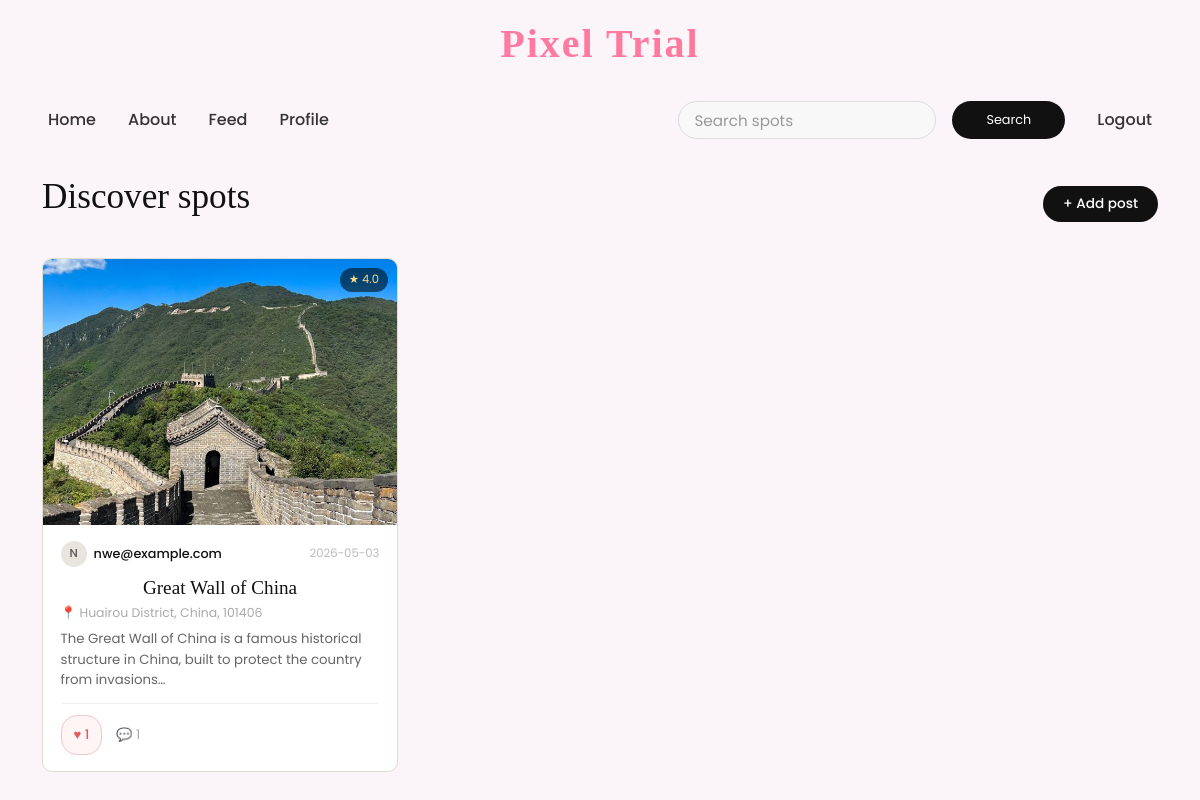
The app's page /spots (signed in) with its own data.
### tables this page shows
CREATE TABLE spots (
    id          INTEGER PRIMARY KEY AUTOINCREMENT,
    user_id     INTEGER NOT NULL,
    name        TEXT NOT NULL,
    location    TEXT,
    description TEXT,
    cover_image TEXT,                          -- first/hero image filename
    created_at  TEXT DEFAULT CURRENT_TIMESTAMP,
    FOREIGN KEY(user_id) REFERENCES users(id)
);

CREATE TABLE users (
    id          INTEGER PRIMARY KEY AUTOINCREMENT,
    username    TEXT UNIQUE NOT NULL,
    email       TEXT UNIQUE,
    password    TEXT NOT NULL,
    role        TEXT DEFAULT 'user'
);

### app.py (the view)
@app.route("/feed")
@app.route("/spots")
def feed():
    if "user_id" not in session:
        return redirect("/login")
    db = get_db()
    posts = db.execute("""
        SELECT
            spots.id,
            spots.name,
            spots.location,
            spots.description,
            spots.cover_image,
            spots.created_at,
            users.id AS user_id,
            users.username,
            profiles.profile_photo,
            COALESCE(l.like_count, 0) AS like_count,
            COALESCE(c.comment_count, 0) AS comment_count,
            COALESCE(r.avg_rating, 0) AS avg_rating
        FROM spots
        JOIN users ON users.id = spots.user_id
        LEFT JOIN profiles ON profiles.user_id = spots.user_id
        LEFT JOIN (
            SELECT spot_id, COUNT(*) AS like_count
            FROM likes
            GROUP BY spot_id
        ) l ON l.spot_id = spots.id
        LEFT JOIN (
            SELECT spot_id, COUNT(*) AS comment_count
            FROM comments
            GROUP BY spot_id
        ) c ON c.spot_id = spots.id
        LEFT JOIN (
            SELECT spot_id, ROUND(AVG(rating), 1) AS avg_rating
            FROM ratings
            GROUP BY spot_id
        ) r ON r.spot_id = spots.id
        ORDER BY spots.created_at DESC
    """).fetchall()
    liked_rows = db.execute(
        "SELECT spot_id FROM likes WHERE user_id = ?",
        (session["user_id"],)
    ).fetchall()
    liked_ids = {row["spot_id"] for row in liked_rows}
    db.close()
    return render_template("feed.html", posts=posts, liked_ids=liked_ids)

### app.py (called while the page is built)
@app.context_processor
def inject_site_name():
    return {"siteName": "Pixel Trial"}

def get_db():
    conn = sqlite3.connect(DB_PATH)
    conn.row_factory = sqlite3.Row
    return conn

### templates/feed.html (shortened to what this page needs)
{% extends "base.html" %}
{% block content %}
<div class="feed-wrap">
  <header class="feed-hdr">
    <h1 class="feed-title">Discover spots</h1>
    {% if session.get('user_id') %}
      <a href="{{ url_for('add_post') }}" class="btn-pill">+ Add post</a>
    {% endif %}
  </header>
  {% if posts %}
    <div class="feed-grid">
      {% for post in posts %}
        <article class="fcard">
          <a href="{{ url_for('spot_detail', spot_id=post.id) }}" class="fcard-img-wrap">
            {% if post.cover_image %}
              <img src="{{ url_for('static', filename='images/spots/' ~ post.cover_image) }}"
                   alt="{{ post.name }}" class="fcard-img">
            {% else %}
              <div class="fcard-no-img">No photo</div>
            {% endif %}
            {% if post.avg_rating %}
              <span class="fcard-badge">★ {{ post.avg_rating }}</span>
            {% endif %}
          </a>
          <div class="fcard-body">
            <div class="fcard-meta">
              <a href="{{ url_for('profile', user_id=post.user_id) }}" class="fcard-author">
                {% if post.profile_photo and post.profile_photo != 'default.jpg' %}
                  <img src="{{ url_for('static', filename='images/profiles/' ~ post.profile_photo) }}"
                       class="fcard-av" alt="">
                {% else %}
                  <div class="fcard-av fcard-av-i">{{ post.username[0].upper() }}</div>
                {% endif %}
                <span class="fcard-uname">{{ post.username }}</span>
              </a>
              <span class="fcard-date">{{ post.created_at[:10] }}</span>
            </div>
            <a href="{{ url_for('spot_detail', spot_id=post.id) }}" class="fcard-title-link">
              <h2 class="fcard-title">{{ post.name }}</h2>
            </a>
            {% if post.location %}
              <p class="fcard-loc">📍 {{ post.location }}</p>
            {% endif %}
            {% if post.description %}
              <p class="fcard-desc">
                {{ post.description[:110] }}{% if post.description|length > 110 %}…{% endif %}
              </p>
            {% endif %}
            <div class="fcard-footer">
              <form action="{{ url_for('like', spot_id=post.id) }}" method="POST">
                <button type="submit" class="like-btn {% if post.id in liked_ids %}liked{% endif %}">
                  {% if post.id in liked_ids %}♥{% else %}♡{% endif %}
                  {{ post.like_count }}
                </button>
              </form>
              <span class="fcard-comments">
                💬 {{ post.comment_count }}
              </span>
            </div>
          </div>
        </article>
      {% endfor %}
    </div>
  {% endif %}
</div>
{% endblock %}

### static/styles.css (style rules this page uses)
* { margin: 0; padding: 0; box-sizing: border-box; font-family: 'Poppins', sans-serif; }
body { background: #fbf4f8; margin: 0; padding: 0; }
h2 { font-size: 2em; color: #000; text-align: center; }
button { width: 100%; height: 40px; background: #fff; border: none; outline: none; border-radius: 40px; cursor: pointer; font-size: 1em; color: #000; font-weight: 500; }
.feed-hdr { display: flex; align-items: baseline; justify-content: space-between; margin-bottom: 2rem; }
.feed-title { font-family: 'Cormorant Garamond', Georgia, serif; font-size: 2.2rem; font-weight: 400; color: #111; }
.btn-pill { background: #111; color: #fff; padding: 8px 20px; border-radius: 20px; font-size: .85rem; font-weight: 500; text-decoration: none; }
.feed-grid { display: grid; grid-template-columns: repeat(auto-fill, minmax(290px, 1fr)); gap: 1.5rem; }
.fcard { background: #fff; border: 1px solid #e0ddd5; border-radius: 10px; overflow: hidden; }
.fcard-img-wrap { display: block; position: relative; aspect-ratio: 4/3; overflow: hidden; background: #f2f0eb; text-decoration: none; }
.fcard-img { width: 100%; height: 100%; object-fit: cover; }
.fcard-badge { position: absolute; top: 9px; right: 9px; background: rgba(0,0,0,.55); color: #ffd88a; font-size: .72rem; padding: 3px 9px; border-radius: 12px; }
.fcard-body { padding: 1rem 1.1rem; }
.fcard-meta { display: flex; align-items: center; justify-content: space-between; margin-bottom: .6rem; }
.fcard-author { display: flex; align-items: center; gap: 7px; text-decoration: none; }
.fcard-av { width: 26px; height: 26px; border-radius: 50%; object-fit: cover; }
.fcard-av-i { background: #e8e5de; display: flex; align-items: center; justify-content: center; font-size: .72rem; font-weight: 500; color: #555; }
.fcard-uname { font-size: .8rem; font-weight: 500; color: #111; }
.fcard-date { font-size: .73rem; color: #bbb; }
.fcard-title-link { text-decoration: none; }
.fcard-title { font-family: 'Cormorant Garamond', Georgia, serif; font-size: 1.2rem; font-weight: 400; color: #111; margin-bottom: .3rem; }
.fcard-loc { font-size: .78rem; color: #aaa; margin-bottom: .4rem; }
.fcard-desc { font-size: .83rem; color: #666; line-height: 1.55; margin-bottom: .75rem; }
.fcard-footer { display: flex; align-items: center; gap: .85rem; border-top: 1px solid #eee; padding-top: .7rem; }
.like-btn { background: none; border: 1px solid #e0ddd5; border-radius: 16px; padding: 4px 12px; font-size: .82rem; color: #888; cursor: pointer; transition: background .15s; }
.like-btn.liked { color: #e05a5a; border-color: #f5c6c6; background: #fff5f5; }
.fcard-comments { font-size: .82rem; color: #aaa; }

### records on screen
spots: cover_image (picture), avg_rating "4.0", username "N", username "nwe@example.com", created_at "2026-05-03", name "Great Wall of China", location "Huairou District, China, 101406", description "The Great Wall of China is a famous historical structure in China, built to protect the country from invasions", like_count "1", comment_count "1"
